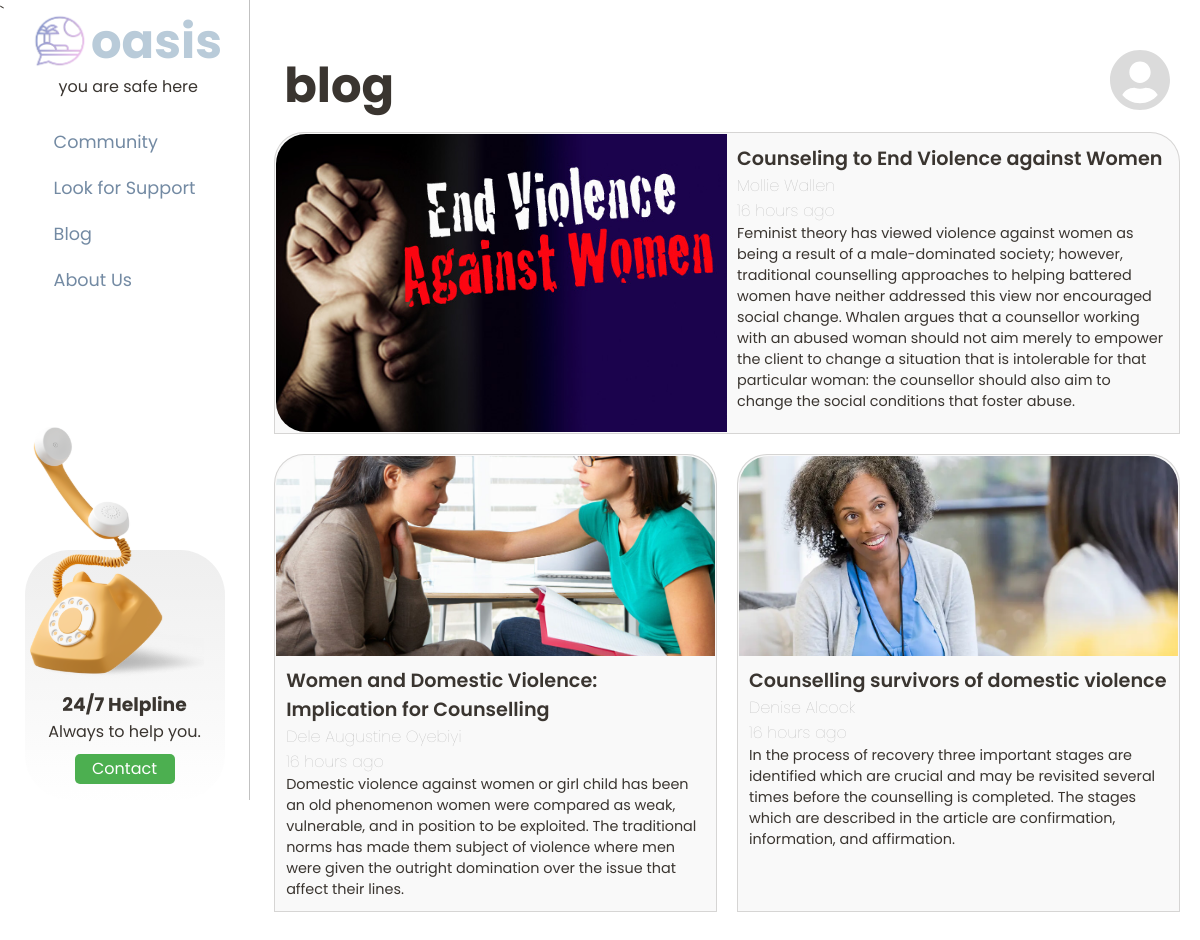
Screenshot of /blog/ with the database file from the repository.
### forum/models.py (models this page shows, shortened)
class BlogPost(models.Model):
    author = models.CharField(max_length=128)
    title = models.CharField(max_length=90)
    content = models.TextField(blank=False)
    date = models.DateTimeField(auto_now_add=True)
    image = models.ImageField(null=True, blank=True)
    def get_date(self):
        return humanize.naturaltime(self.date)
    class Meta:
        verbose_name = "blogpost"
        verbose_name_plural = "blogpost"

### forum/views.py (the view)
# urls.py: path('blog/', BlogPostView.as_view(), name='blog'),
class BlogPostView(ListView):
    model = BlogPost
    template_name = 'blog.html'
    extra_context = {
        'hotlines' : Hotline.objects.all(),
    }

### forum/templates/blog.html (shortened to what this page needs)
{% extends 'base.html' %}
{% load static %}
{% block content %}
    <div class="blog-main">
        <div class="blog-catalog-container">
            <div class="blog-catalog">
                <div class="blog-header-container">
                    <div class="blog-header">
                        <h2 class="blog-header-label">
                            blog
                        </h2>
                        <div id="user-profile">
                            <img alt="user-profile" src="{%  static 'images/profile.svg' %}">
                        </div>
                    </div>
                </div>
                <div class="blog-catalog-list-container">
                    <div class="blog-catalog-list">
                        {%  for blog in object_list %}
                            {% include 'blog_article.html' %}
                        {%  endfor %}
                    </div>
                </div>
            </div>
        </div>
    </div>
{%  endblock content %}

### forum/templates/blog_article.html
{% load static %}
<div class="blog-article-container">
    <div class="blog-article ">
        <div class="blog-article-image-container">
            <img class="blog-article-image" alt="thumbnail" src="{{ blog.image.url}}">
        </div>
        <div class="blog-article-content-container">
            <div class="blog-article-content">
                <div class="article-title-container">
                    <div class="article-title">
                        {{  blog.title }}
                    </div>
                </div>
                <div class="article-author-container">
                    <p class="article-author">
                        {{ blog.author }}
                    </p>
                    <p class="article-time">
                        {{ blog.get_date}}
                    </p>
                </div>
                <div class="article-text-container">
                    <p class="article-text">
                        {{ blog.content }}
                    </p>
                </div>
            </div>
        </div>
    </div>
</div>

### forum/static/css/styles.css (style rules this page uses)
:root { --platinum: #eae7e2ff; --alice-blue: #d7e2e8ff; --beau-blue: #b9cbd9ff; --baby-pink: #fcc9c5ff; --misty-rose: #feddd8ff; --light-cyan: #cfe3e2ff; --text-color: #3A3530; --light-text: #B6B6B6; --poppins: 'Poppins', sans-serif; }
* { margin: 0; padding: 0; }
*, *::before, *::after { box-sizing: border-box; }
html { height: 100vh; }
body { background-color: white; color: var(--text-color); font-family: var(--poppins); display: flex; align-items: flex-start; justify-content: center; margin: 0; padding: 0; width: 100%; min-height: 100%; }
#user-profile img { aspect-ratio: 1/1; width: 60px; }
#user-profile { position: relative; }
.blog-main { position: relative; display:flex; margin: 50px 10px 50px 260px; width: 100%; height: 100%; }
.blog-main div { width: 100%; }
.blog-header { text-align: center; display: flex; justify-content: space-between; padding: 0 20px; }
.blog-header-label { font-size: 3rem; }
.blog-header #user-profile { width: auto; }
.blog-catalog-list { display: flex; flex-wrap: wrap; }
.blog-article-container { margin: 10px; background-color: #F9F9F9; border: rgba(58, 53, 48, 0.18) solid 1px; overflow: hidden; padding: 1px; border-top-left-radius: 30px; border-top-right-radius: 30px; }
.blog-article-container:not(:first-child) { flex: 1 1 400px; }
.blog-article-container:not(:first-child) .blog-article .blog-article-image-container .blog-article-image { max-height: 200px; }
.blog-article-container:first-child .blog-article .blog-article-image-container { border-top-right-radius: 0; border-top-left-radius: 30px; border-bottom-left-radius: 30px; }
.blog-article-container:first-child { width: 100%; }
.blog-article-container:first-child .blog-article { flex-direction: row; }
.blog-article { display: flex; flex-direction: column; }
.blog-article-image-container { flex: 1 1 auto; overflow: hidden; display: flex; align-items: center; border-top-left-radius: 30px; border-top-right-radius: 30px; }
.blog-article-image { object-fit: cover; width: 100%; border-radius: 0; }
.blog-article-content { padding: 10px; flex: 2 1 auto; display: flex; flex-direction: column; font-size: 1rem; }
.article-title { font-weight: 600; font-size: 1.2rem; }
.article-author { font-weight: lighter; color:var(--light-text); }
.article-time { font-weight: lighter; color:var(--light-text); }
.article-text { font-size: 0.9rem; }

### rows the page displays
BlogPost: image (picture), title "Counseling to End Violence against Women", author "Mollie Wallen", get_date "16 hours ago", content "Feminist theory has viewed violence against women as being a result of a male-dominated society; however, traditional counselling approaches to helping battered women have neither addressed this view nor encouraged social change. Whalen argues that a counsellor working with an abused woman should not aim merely to empower the client to change a situation that is intolerable for that particular woman: the counsellor should also aim to change the social conditions that foster abuse."
BlogPost: image (picture), title "Women and Domestic Violence: Implication for Counselling", author "Dele Augustine Oyebiyi", get_date "16 hours ago", content "Domestic violence against women or girl child has been an old phenomenon women were compared as weak, vulnerable, and in position to be exploited. The traditional norms has made them subject of violence where men were given the outright domination over the issue that affect their lines."
BlogPost: image (picture), title "Counselling survivors of domestic violence", author "Denise Alcock", get_date "16 hours ago", content "In the process of recovery three important stages are identified which are crucial and may be revisited several times before the counselling is completed. The stages which are described in the article are confirmation, information, and affirmation."
